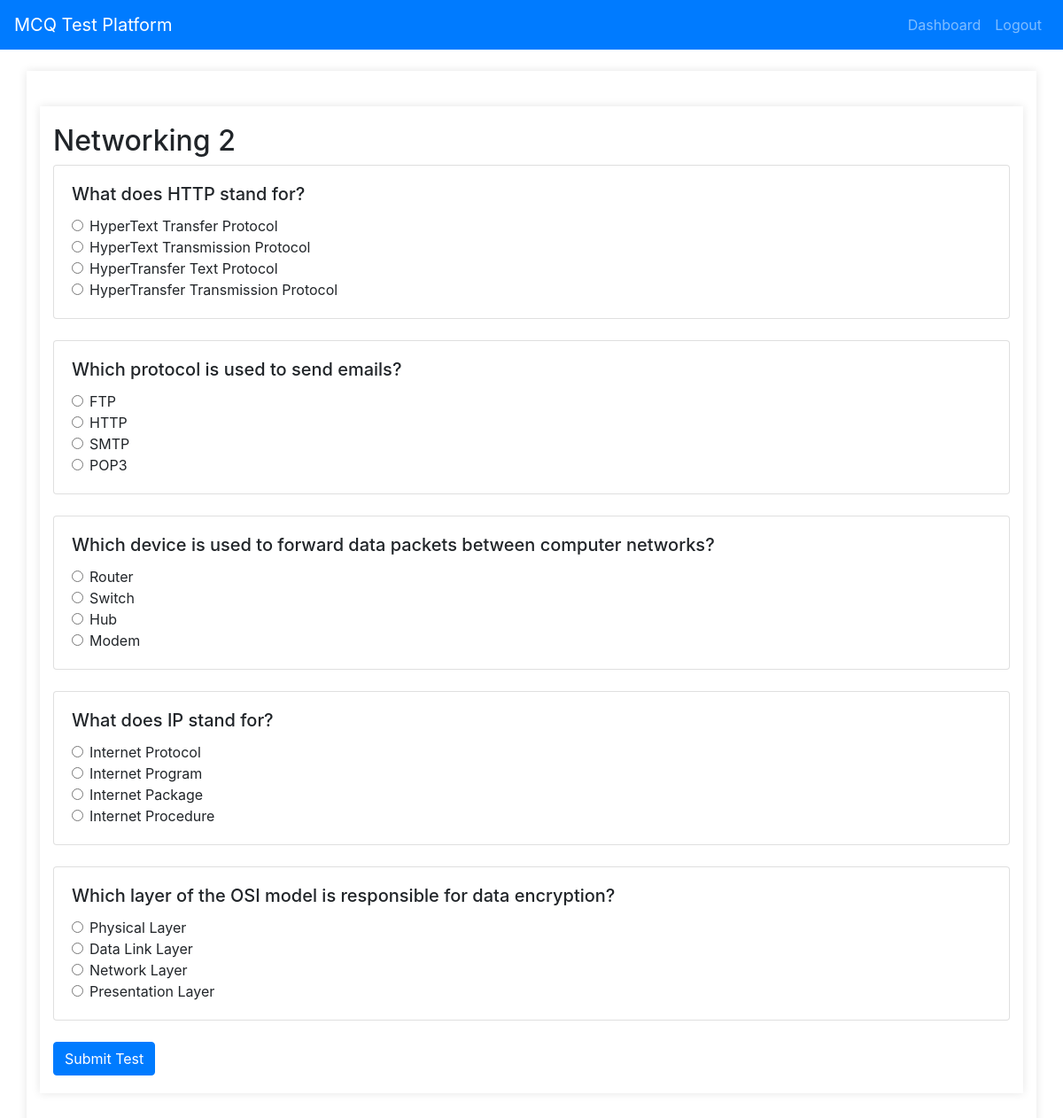
Screenshot of /test/2/attempt (signed in) with the database file from the repository.
### app/models.py (models this page shows)
class Test(db.Model):
    id = db.Column(db.Integer, primary_key=True)
    title = db.Column(db.String(100), nullable=False)
    description = db.Column(db.Text, nullable=False)
    allow_retake = db.Column(db.Boolean, default=False)
    date_posted = db.Column(db.DateTime, nullable=False, default=datetime.utcnow)
    author_id = db.Column(db.Integer, db.ForeignKey('user.id'), nullable=False)
    questions = db.relationship('Question', backref='test', lazy=True)

class Question(db.Model):
    id = db.Column(db.Integer, primary_key=True)
    question_text = db.Column(db.Text, nullable=False)
    option1 = db.Column(db.String(100), nullable=False)
    option2 = db.Column(db.String(100), nullable=False)
    option3 = db.Column(db.String(100), nullable=False)
    option4 = db.Column(db.String(100), nullable=False)
    answer = db.Column(db.Integer, nullable=False)
    test_id = db.Column(db.Integer, db.ForeignKey('test.id'), nullable=False)

### app/routes.py (the view, shortened to what this page needs)
@bp.route("/test/<int:test_id>/attempt", methods=['GET', 'POST'])
@login_required
def attempt_test(test_id):
    test = Test.query.get_or_404(test_id)
    questions = test.questions
    return render_template('attempt_test.html', title=test.title, test=test, questions=questions)

### app/models.py (called while the page is built)
@login_manager.user_loader
def load_user(user_id):
    return User.query.get(int(user_id))

### app/templates/attempt_test.html (shortened to what this page needs)
{% extends "base.html" %}
{% block content %}
    <div class="container">
        <h2>{{ test.title }}</h2>
        <form method="POST">
            {% for question in questions %}
                <div class="card mb-4">
                    <div class="card-body">
                        <h5 class="card-title">{{ question.question_text }}</h5>
                        <div class="form-check">
                            <input class="form-check-input" type="radio" name="{{ question.id }}" id="{{ question.id }}_option1" value="1">
                            <label class="form-check-label" for="{{ question.id }}_option1">{{ question.option1 }}</label>
                        </div>
                        <div class="form-check">
                            <input class="form-check-input" type="radio" name="{{ question.id }}" id="{{ question.id }}_option2" value="2">
                            <label class="form-check-label" for="{{ question.id }}_option2">{{ question.option2 }}</label>
                        </div>
                        <div class="form-check">
                            <input class="form-check-input" type="radio" name="{{ question.id }}" id="{{ question.id }}_option3" value="3">
                            <label class="form-check-label" for="{{ question.id }}_option3">{{ question.option3 }}</label>
                        </div>
                        <div class="form-check">
                            <input class="form-check-input" type="radio" name="{{ question.id }}" id="{{ question.id }}_option4" value="4">
                            <label class="form-check-label" for="{{ question.id }}_option4">{{ question.option4 }}</label>
                        </div>
                    </div>
                </div>
            {% endfor %}
            <button type="submit" class="btn btn-primary">Submit Test</button>
        </form>
    </div>
{% endblock %}

### app/static/styles.css (style rules this page uses)
body { font-family: Arial, sans-serif; background-color: #f8f9fa; margin: 0; padding: 0; }
.container { width: 80%; margin: 20px auto; padding: 20px; background-color: white; box-shadow: 0 0 10px rgba(0,0,0,0.1); }

### rows the page displays
Test: title "Networking 2"
Question: question_text "What does HTTP stand for?", option1 "HyperText Transfer Protocol", option2 "HyperText Transmission Protocol", option3 "HyperTransfer Text Protocol", option4 "HyperTransfer Transmission Protocol"
Question: question_text "Which protocol is used to send emails?", option1 "FTP", option2 "HTTP", option3 "SMTP", option4 "POP3"
Question: question_text "Which device is used to forward data packets between computer networks?", option1 "Router", option2 "Switch", option3 "Hub", option4 "Modem"
Question: question_text "What does IP stand for?", option1 "Internet Protocol", option2 "Internet Program", option3 "Internet Package", option4 "Internet Procedure"
Question: question_text "Which layer of the OSI model is responsible for data encryption?", option1 "Physical Layer", option2 "Data Link Layer", option3 "Network Layer", option4 "Presentation Layer"
